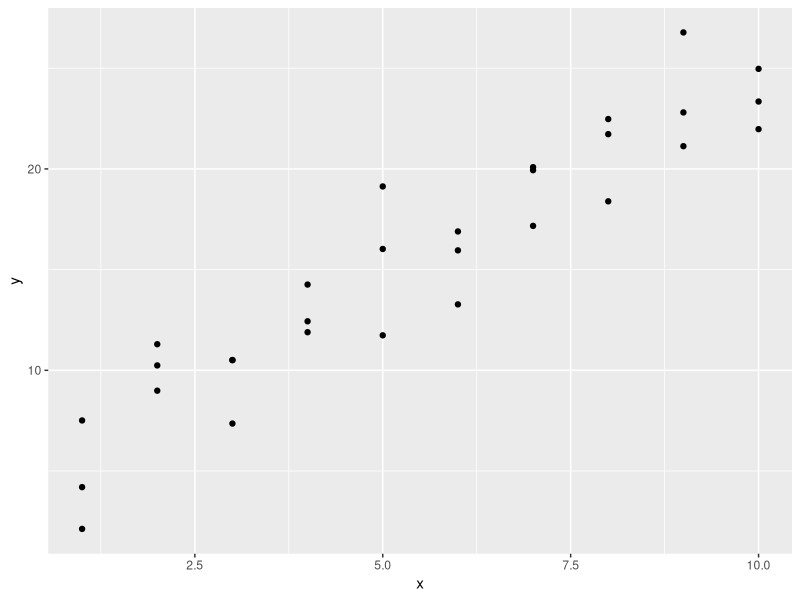
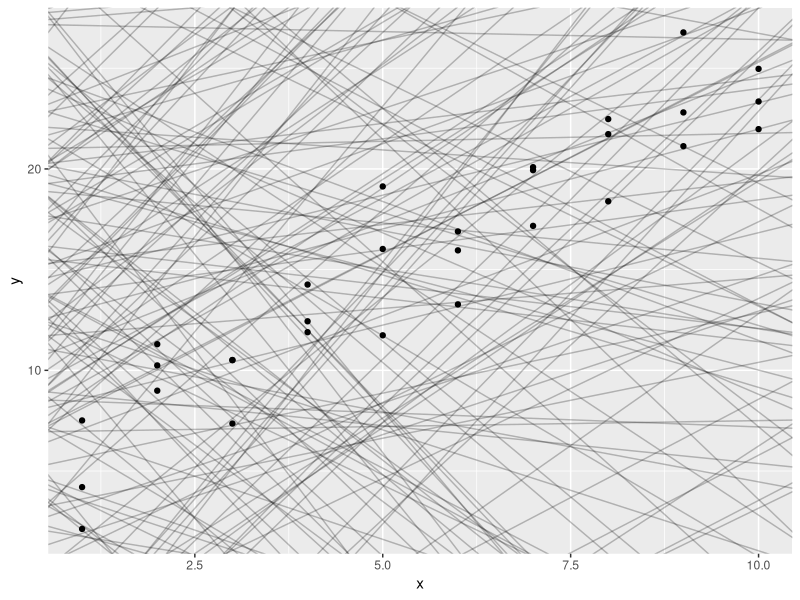
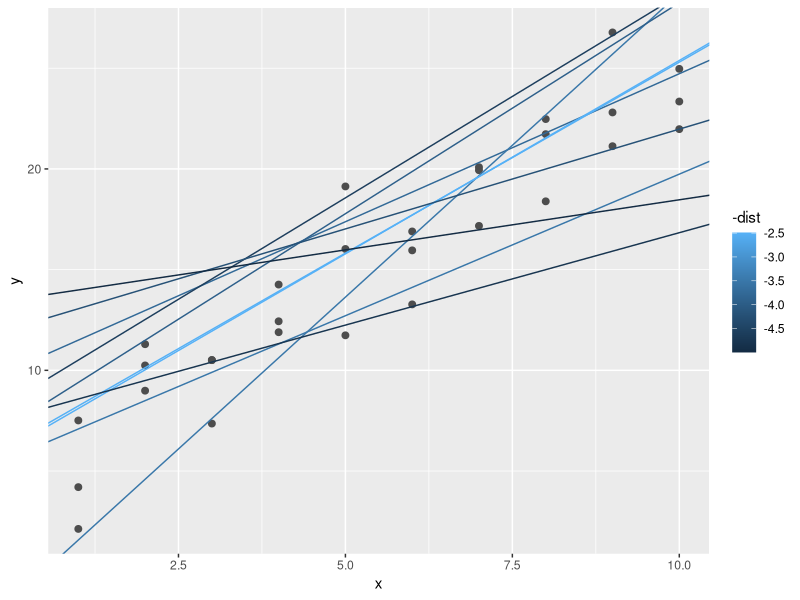
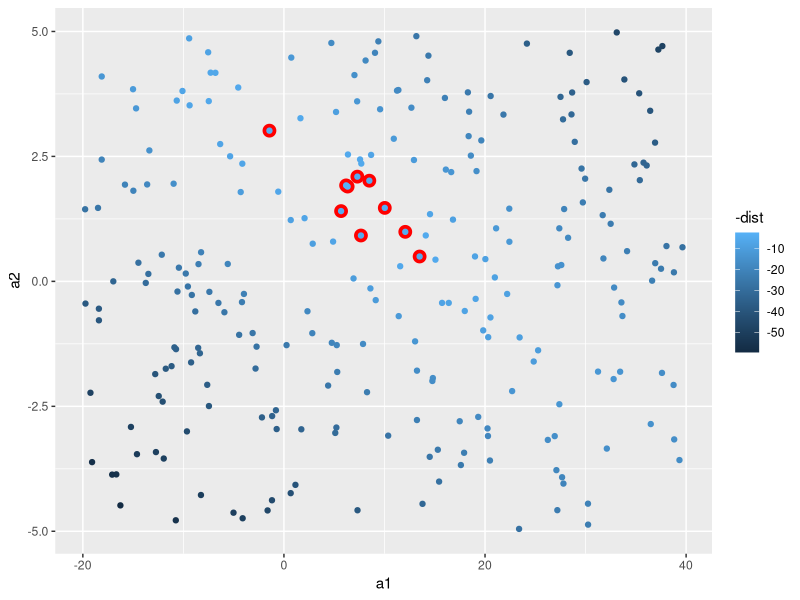
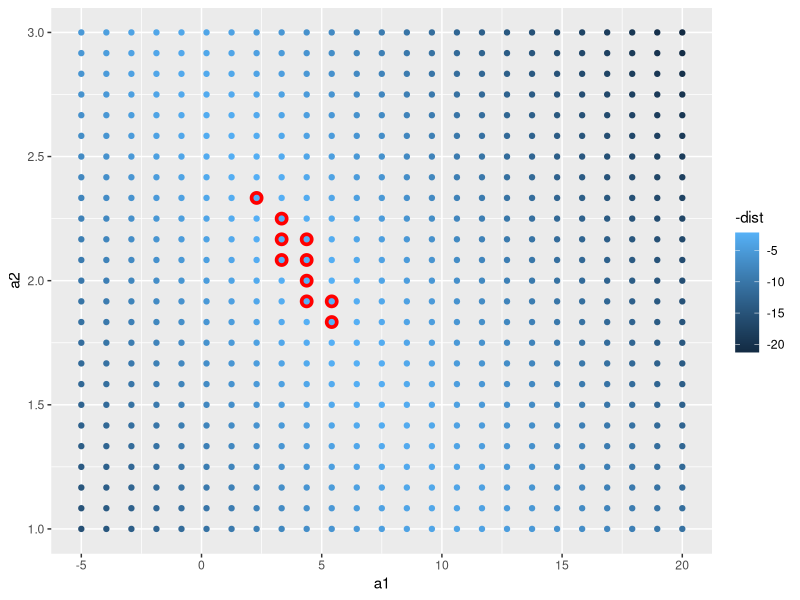
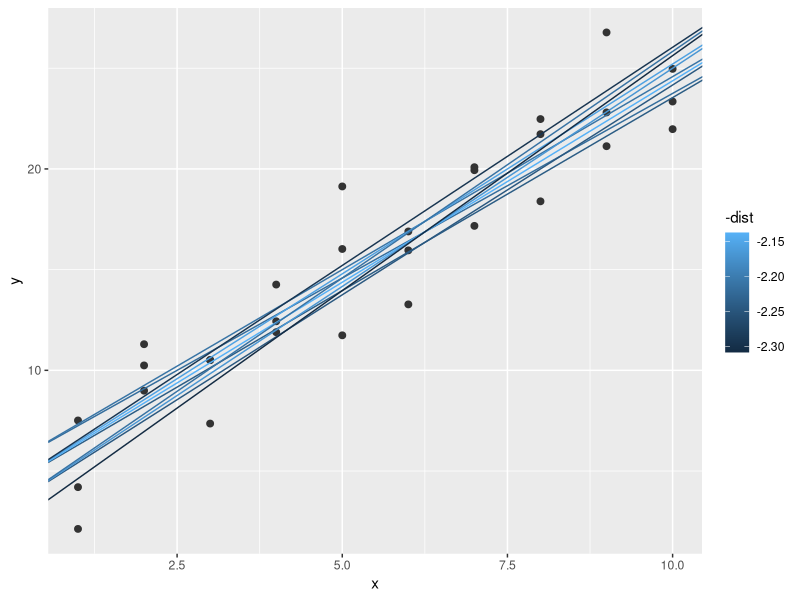
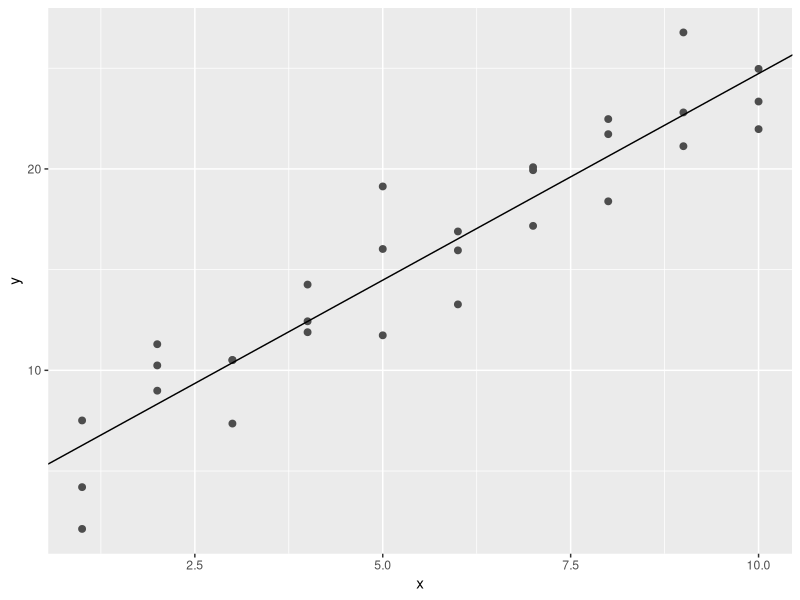
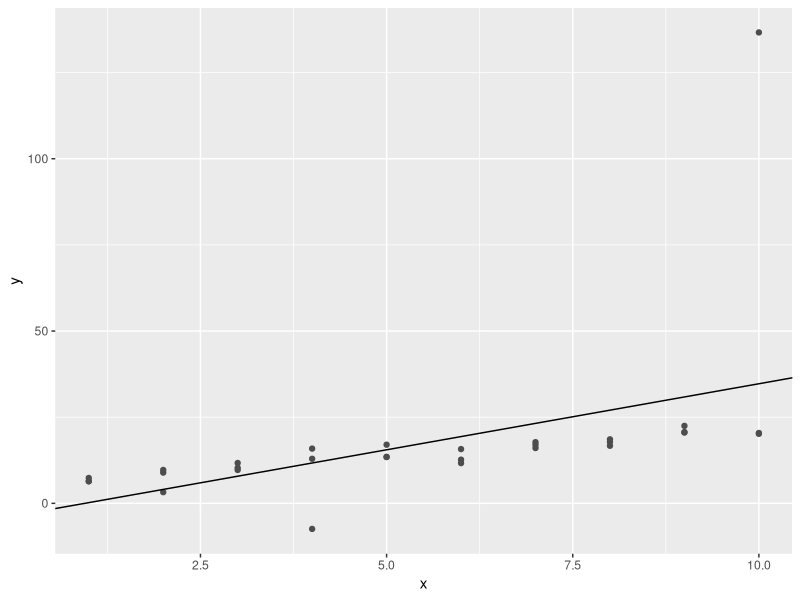

Recreate these plots in R, in order.
## ---- chunk 1
library(tidyverse)
library(modelr)
library(ggplot2)

# We want to get a warning if there are any NA values when
# we run a function.
options(na.action = na.warn)
## ---- chunk 2
ggplot(sim1, aes(x, y)) +
  geom_point()
## ---- chunk 3
models <- tibble(
  a1 = runif(250, -20, 40),
  a2 = runif(250, -5, 5)
)

ggplot(sim1, aes(x, y)) +
  geom_abline(aes(intercept = a1, slope = a2), 
              data = models, 
              alpha = 1 / 4) +
  geom_point()
## ---- chunk 4
model1 <- function(a, data) {
  a[1] + a[2] * data$x
}

measure_distance <- function(mod, data) {
  diff <- data$y - model1(mod, data)
  sqrt(mean(diff^2))
}

sim1_dist <- function(a1, a2) {
  measure_distance(c(a1, a2), sim1)
}

models <- models %>%
  mutate(dist = purrr::map2_dbl(a1, a2, sim1_dist))
models
## ---- chunk 5
ggplot(sim1, aes(x, y)) +
  geom_point(size = 2, color = "grey30") +
  geom_abline(
    aes(intercept = a1, slope = a2, color = -dist),
    data = filter(models, rank(dist) <= 10)
  )
## ---- chunk 6
ggplot(models, aes(a1, a2)) +
  geom_point(data = filter(models, rank(dist) <= 10),
             size = 4, color = 'red') +
  geom_point(aes(color = -dist))
## ---- chunk 7
grid <- expand.grid(  # Creates a df from all combinations of
                      # parameters provided to it.
  a1 = seq(-5, 20, length = 25),
  a2 = seq(1, 3, length = 25)
  ) %>%
  mutate(dist = purrr::map2_dbl(a1, a2, sim1_dist))

grid %>%
  ggplot(aes(a1, a2)) +
  geom_point(data = filter(grid, rank(dist) <= 10),
             size = 4, color = "red") +
  geom_point(aes(color = -dist))
## ---- chunk 8
ggplot(sim1, aes(x, y)) +
  geom_point(size = 2, color = "grey20") +
  geom_abline(aes(intercept = a1, slope = a2, color = -dist),
              data = filter(grid, rank(dist) <= 10))
## ---- chunk 9
best <- optim(c(0, 0), # initial values for params to optimize over
              measure_distance, # function to calculate error
              data = sim1)
best$par
## ---- chunk 10
ggplot(sim1, aes(x, y)) +
  geom_point(size = 2, color = "grey30") +
  geom_abline(aes(intercept = best$par[1], slope = best$par[2]))
## ---- chunk 11
sim1_mod <- lm(y ~ x, data = sim1)
coef(sim1_mod)
## ---- chunk 12
x = rep(1:10, each = 3)
y = x * 1.5 + 6 + rt(length(x),  # rt generates t-style variates
                                 # with length given by param 1.
                     df = 2)     # Degrees of freedom.

# To simulate an unusual value, let's change the value of the end
# of the model to beyond 75th percentile + 3 * IQR. 
# Usually, 75th percentile + 1.5 * IQR is used to determine outliers.
y[[length(y)]] <- quantile(y)[[4]] + 15 * IQR(y)

sim1a <- tibble(
  x = x,
  y = y
)

sim1a_mod <- lm(y ~ x, data = sim1a)
ggplot(sim1a, aes(x, y)) +
  geom_point(color = "grey30") +
  geom_abline(aes(intercept = coef(sim1a_mod)[[1]],
                  slope = coef(sim1a_mod)[[2]]))
## ---- chunk 13
ggplot(sim1a, aes(x, y)) +
  geom_point(color = "grey30") +
  geom_abline(aes(intercept = coef(sim1a_mod)[[1]],
                  slope = coef(sim1a_mod)[[2]])) +
  coord_cartesian(ylim = c(-20, 40))
## ---- chunk 14
measure_distance <- function(mod, data) {
  diff <- data$y - model1(mod, data)
  mean(abs(diff))
}

best <- optim(c(0, 0), measure_distance, data = sim1a)

coef(sim1a)
ggplot(sim1a, aes(x, y)) +
  geom_point(color = "grey30", size = 2) +
  geom_abline(aes(intercept = best$par[1], 
                  slope = best$par[2]),
              color = "red") +
  geom_abline(aes(intercept = coef(sim1a_mod)[[1]],
                  slope = coef(sim1a_mod)[[2]]),
              color = "green")
## ---- chunk 15
model1 <- function(a, data) {
  a[1] + data$x * a[2] + a[3]
}
